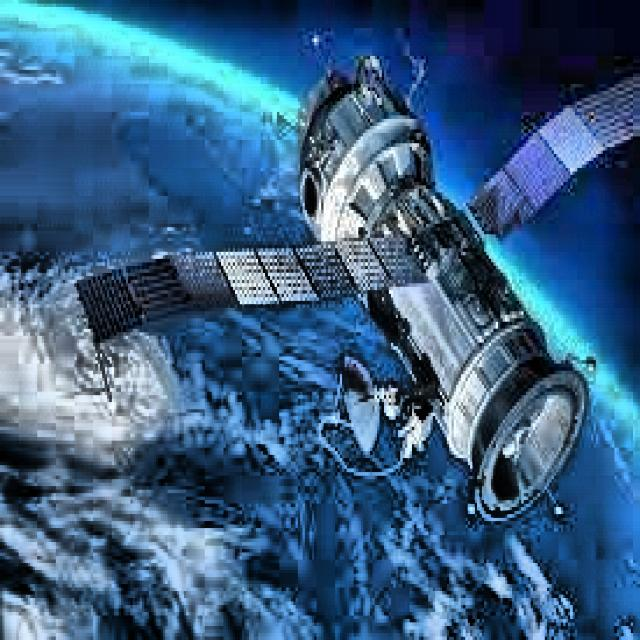
#> input picture CV/dataset/satellite_9.jpg, 640 x 640 px, found by its file name
$ python exp6.py
#> lines starting #> are read from the running program, lines starting #| are printed output that depends on the picture
import cv2
import numpy as np
import matplotlib.pyplot as plt

image_path = "/media/galdrux/galdrux_storage/sem_5/CV/dataset/satellite_9.jpg"

image = cv2.imread(image_path)
#> image is the input picture: shape (640, 640, 3); mean B, G, R 130, 93.8, 55.8

if image is None:
    print("Error: Image not found. Check the image path.")
    exit()

gray = cv2.cvtColor(image, cv2.COLOR_BGR2GRAY)
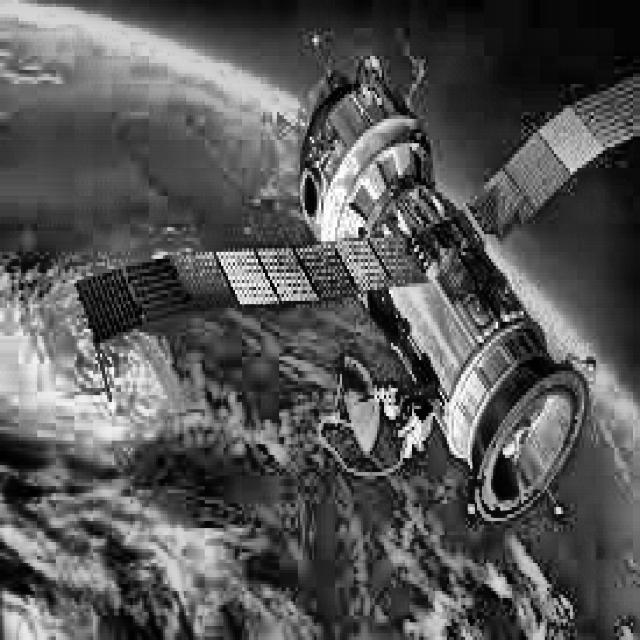
#> gray: shape (640, 640); min 0, max 255, mean 86.6

low_contrast = cv2.normalize(gray, None, 90, 160, cv2.NORM_MINMAX)
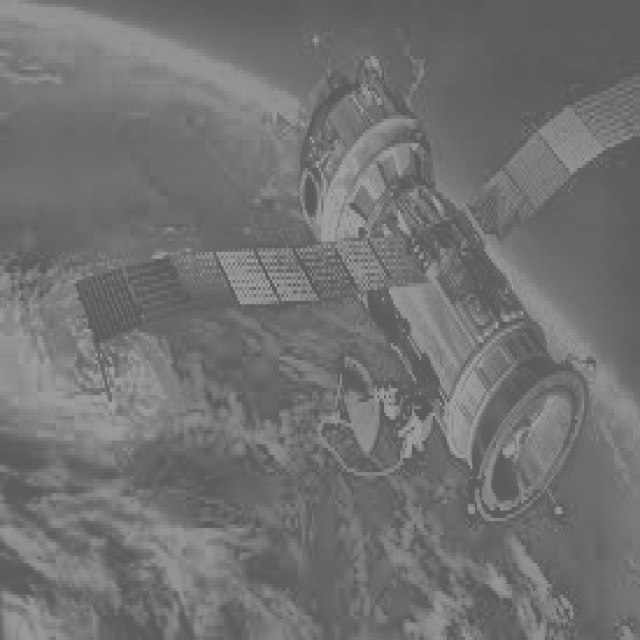
#> low_contrast: shape (640, 640); min 90, max 160, mean 113.8

histogram = cv2.calcHist([low_contrast], [0], None, [256], [0, 256])
#> histogram = 256 values, max 14241 at index 108, min 0 at index 0, mean 1600
normalized_histogram = histogram / low_contrast.size
#> normalized_histogram = 256 values, max 0.0348 at index 108, min 0 at index 0, mean 0.00391
cdf = normalized_histogram.cumsum()
#> cdf = 256 values from 0 to 1

min_val = np.min(low_contrast)
#> min_val = 90
max_val = np.max(low_contrast)
#> max_val = 160

contrast_stretched = ((low_contrast - min_val) / (max_val - min_val) * 255).astype(np.uint8)

equalized = cv2.equalizeHist(low_contrast)
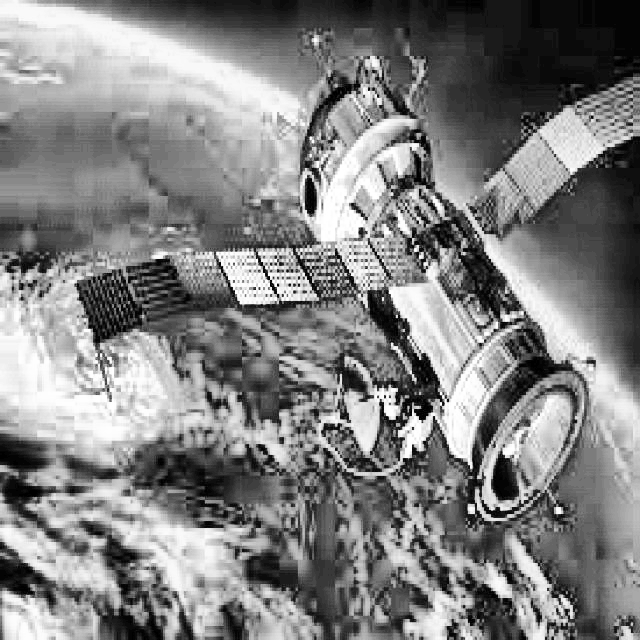
#> equalized: shape (640, 640); min 0, max 255, mean 129.8

clahe = cv2.createCLAHE(clipLimit=2.0, tileGridSize=(8, 8))
clahe_image = clahe.apply(low_contrast)
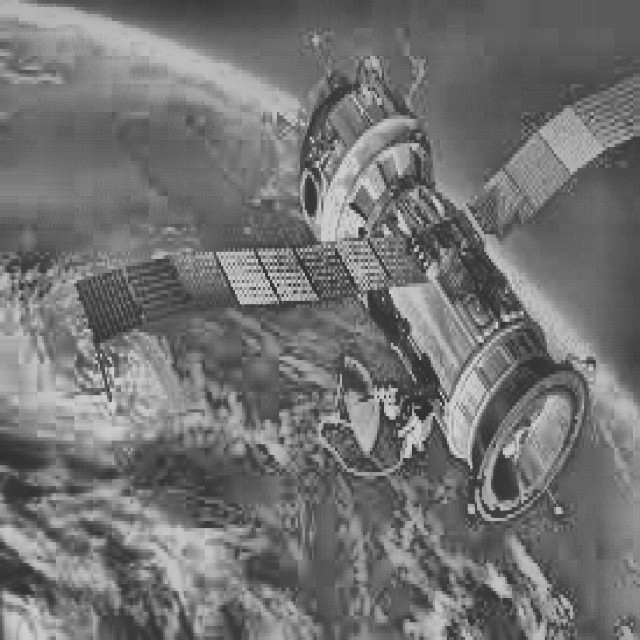
#> clahe_image: shape (640, 640); min 46, max 211, mean 114.8

rgb_image = cv2.cvtColor(image, cv2.COLOR_BGR2RGB)
ycrcb = cv2.cvtColor(rgb_image, cv2.COLOR_RGB2YCrCb)
#> ycrcb: shape (640, 640, 3); mean of channels 0, 1, 2 86.6, 106.1, 152.5
ycrcb[:, :, 0] = cv2.equalizeHist(ycrcb[:, :, 0])
#> ycrcb: shape (640, 640, 3); mean of channels 0, 1, 2 128.1, 106.1, 152.5
color_equalized = cv2.cvtColor(ycrcb, cv2.COLOR_YCrCb2RGB)
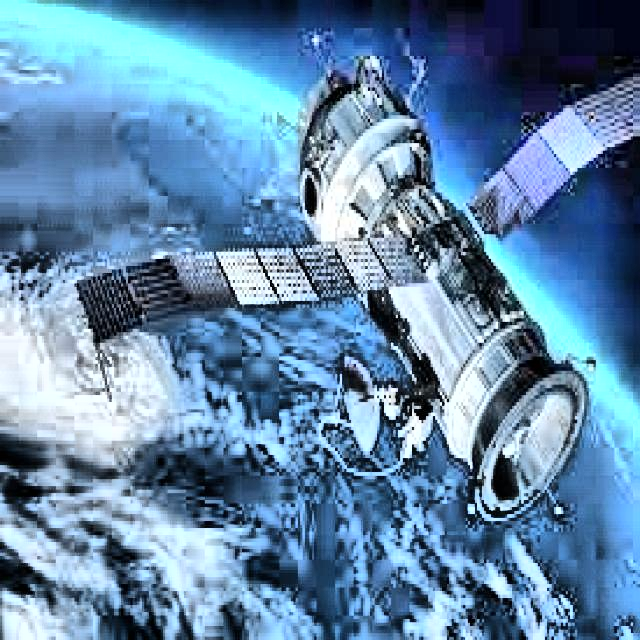
#> color_equalized: shape (640, 640, 3); mean R, G, B 97.4, 134.6, 167.5

images = {
    "Input": low_contrast,
    "Contrast Stretching": contrast_stretched,
    "Global Equalization": equalized,
    "CLAHE": clahe_image
}

for name, img in images.items():
    print("\n" + name)
    print("Minimum:", np.min(img))
    print("Maximum:", np.max(img))
    print("Mean:", np.mean(img))
    print("Standard Deviation:", np.std(img))
#> this loop made 4 passes
#> name on passes 1 to 4: 'Input', 'Contrast Stretching', 'Global Equalization', 'CLAHE'
#> (printed output is left out)

print("\nNormalized Histogram Sum:", normalized_histogram.sum())
#| Normalized Histogram Sum: 1.0

plt.figure(figsize=(15, 10))

plt.subplot(2, 3, 1)
plt.imshow(rgb_image)
plt.title("Original Image")
plt.axis("off")

plt.subplot(2, 3, 2)
plt.imshow(low_contrast, cmap="gray")
plt.title("Low Contrast Input")
plt.axis("off")

plt.subplot(2, 3, 3)
plt.imshow(contrast_stretched, cmap="gray")
plt.title("Contrast Stretching")
plt.axis("off")

plt.subplot(2, 3, 4)
plt.imshow(equalized, cmap="gray")
plt.title("Global Histogram Equalization")
plt.axis("off")

plt.subplot(2, 3, 5)
plt.imshow(clahe_image, cmap="gray")
plt.title("CLAHE")
plt.axis("off")

plt.subplot(2, 3, 6)
plt.imshow(color_equalized)
plt.title("Y Channel Equalization")
plt.axis("off")

plt.tight_layout()
plt.show()

plt.figure(figsize=(12, 8))

plt.subplot(2, 2, 1)
plt.hist(low_contrast.ravel(), 256, [0, 256])
plt.title("Input Histogram")
plt.xlabel("Pixel Intensity")
plt.ylabel("Frequency")

plt.subplot(2, 2, 2)
plt.hist(contrast_stretched.ravel(), 256, [0, 256])
plt.title("Contrast Stretched Histogram")
plt.xlabel("Pixel Intensity")
plt.ylabel("Frequency")

plt.subplot(2, 2, 3)
plt.hist(equalized.ravel(), 256, [0, 256])
plt.title("Equalized Histogram")
plt.xlabel("Pixel Intensity")
plt.ylabel("Frequency")

plt.subplot(2, 2, 4)
plt.hist(clahe_image.ravel(), 256, [0, 256])
plt.title("CLAHE Histogram")
plt.xlabel("Pixel Intensity")
plt.ylabel("Frequency")

plt.tight_layout()
plt.show()
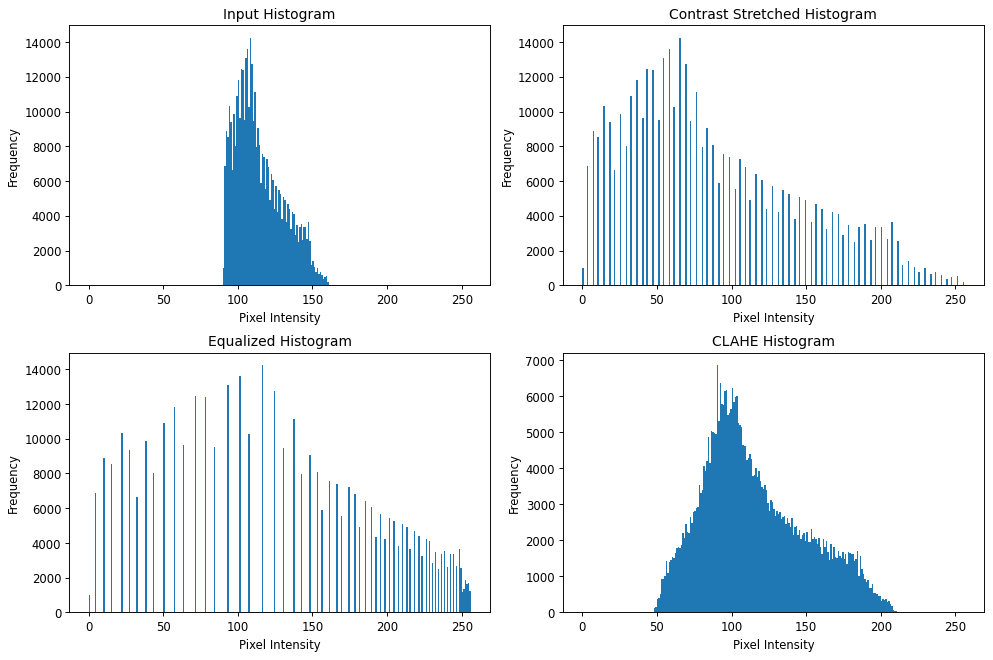
#> figure drawn by matplotlib, 4 panels; panel 1: tallest bar 14241 high, from x = 108 to 109; panel 2: tallest bar 14241 high, from x = 65 to 66; panel 3: tallest bar 14241 high, from x = 116 to 117; panel 4: tallest bar 6868 high, from x = 90 to 91

plt.figure(figsize=(8, 5))
plt.plot(normalized_histogram, label="Normalized Histogram")
plt.plot(cdf, label="CDF")
plt.title("Normalized Histogram and CDF")
plt.xlabel("Pixel Intensity")
plt.ylabel("Value")
plt.legend()
plt.grid()
plt.show()
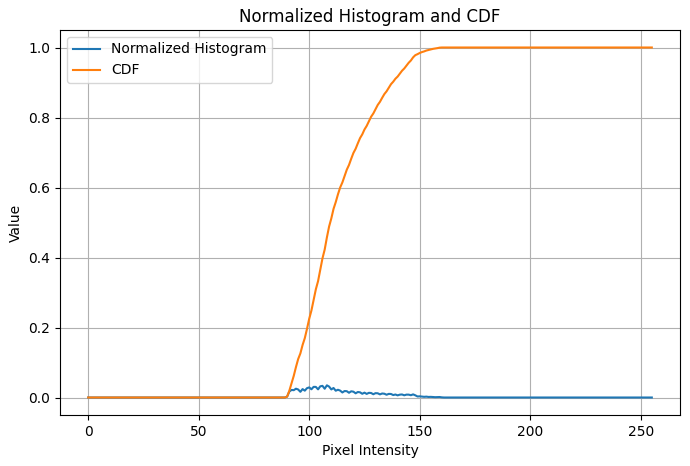
#> figure drawn by matplotlib, 1 panel; curve peaks at x = 108, y = 0.0348; curve peaks at x = 160, y = 1
